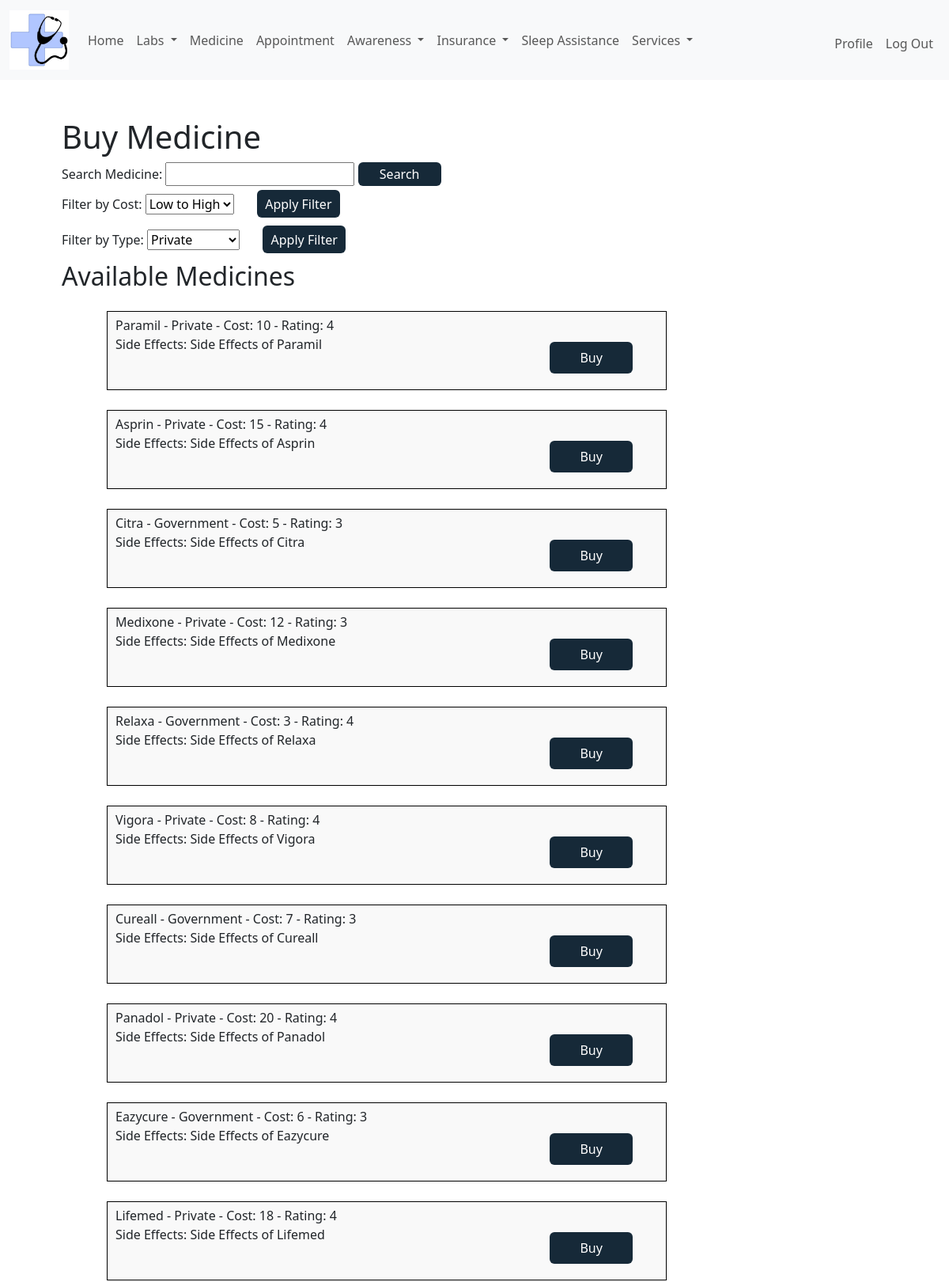
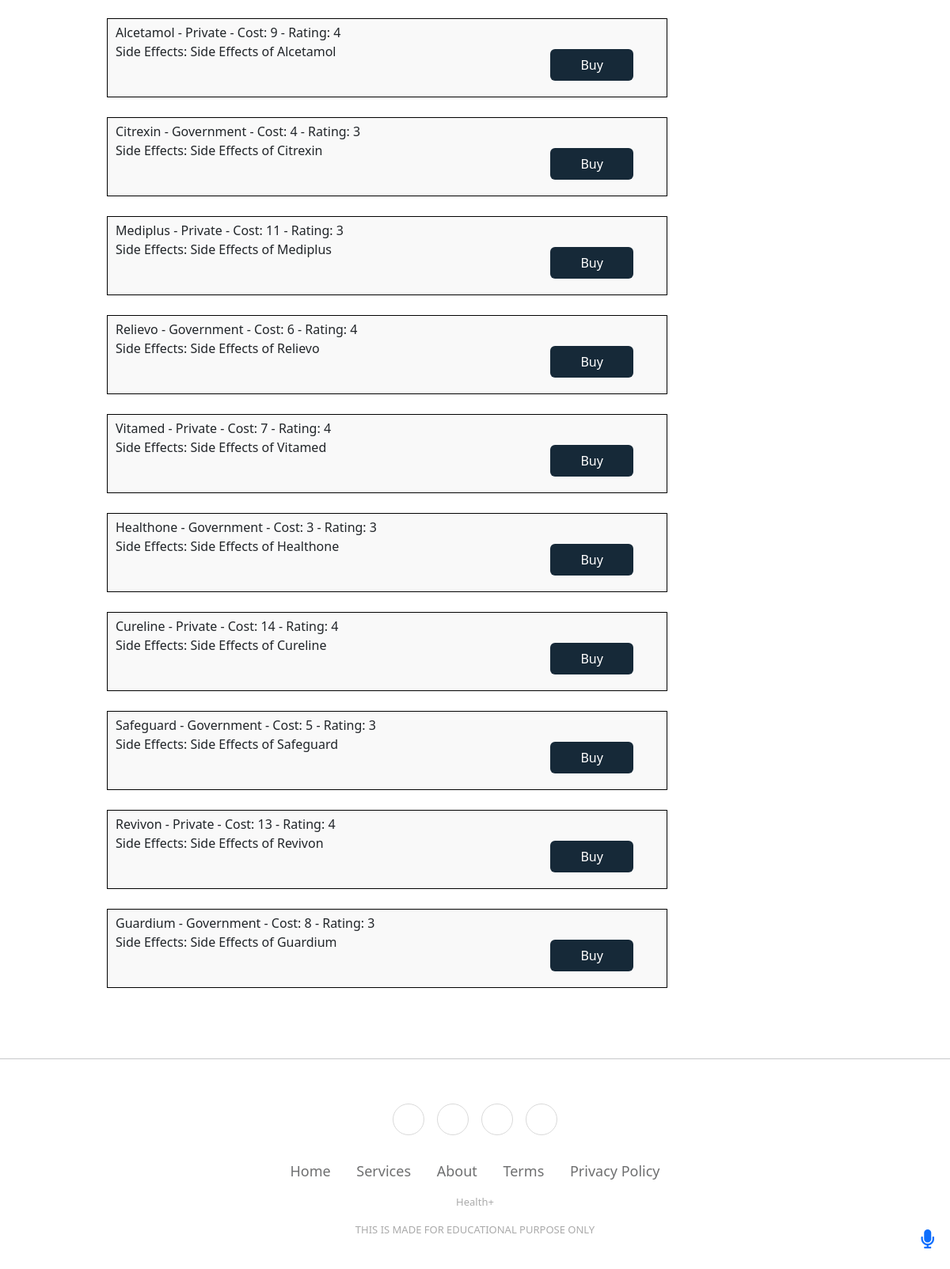
Screenshot of /medicine (signed in) with the database file from the repository (2 pictures, top to bottom).
### app.py (models this page shows)
class Medicine(db.Model):
    id = db.Column(db.Integer, primary_key=True)
    name = db.Column(db.String(100), nullable=False)
    type = db.Column(db.String(50), nullable=False)
    price = db.Column(db.Integer, nullable=False)
    description = db.Column(db.Text)
    side_effects = db.Column(db.Text)
    rating = db.Column(db.Integer)
    medicine_history = relationship('MedicineHistory', back_populates='medicine')

### app.py (the view, shortened to what this page needs)
@app.route('/medicine', methods=['GET', 'POST'])
@login_required
def medicine():
    user_id = session.get('user_id')
    search_term = request.args.get('search', '')
    cost_filter = request.args.get('cost_filter', '')
    type_filter = request.args.get('type_filter', '')
    query = Medicine.query
    if search_term:
        query = query.filter(Medicine.name.ilike(f'%{search_term}%'))
    if cost_filter == 'asc':
        query = query.order_by(Medicine.price.asc())
    elif cost_filter == 'desc':
        query = query.order_by(Medicine.price.desc())
    if type_filter:
        query = query.filter_by(type=type_filter)
    medicines = query.all()
    return render_template('medicine.html', medicines=medicines, search_term=search_term)

### app.py (called while the page is built)
def login_required(f):
    @wraps(f)
    def decorated_function(*args, **kwargs):
        if session.get("user_id") is None:
            return redirect("/login")
        return f(*args, **kwargs)
    return decorated_function

### templates/medicine.html (shortened to what this page needs)
{% extends "layout.html" %}
{% block main %}
<h1>Buy Medicine</h1>
  <form method="GET" action="/medicine">
    <label for="search">Search Medicine:</label>
    <input type="text" id="search" name="search" value="{{ search_term }}">
    <button type="submit" class="btn1">Search</button>
  </form>
  <form method="GET" action="/medicine">
    <label for="cost_filter">Filter by Cost:</label>
    <select id="cost_filter" name="cost_filter">
      <option value="asc">Low to High</option>
    </select>
    <button type="submit"class="btn2">Apply Filter</button>
  </form>
  <form method="GET" action="/medicine">
    <label for="type_filter">Filter by Type:</label>
    <select id="type_filter" name="type_filter">
      <option value="Private">Private</option>
    </select>
    <button type="submit" class="btn2">Apply Filter</button>
  </form>
  <h2>Available Medicines</h2>
  <ul class="med-list">
    {% for medicine in medicines %}
      <li class="med-item">
        {{ medicine.name }} - {{ medicine.type }} - Cost: {{ medicine.price }} - Rating: {{ medicine.rating }}
        {% if medicine.side_effects %}
          <br>Side Effects: {{ medicine.side_effects }}
        {% endif %}
        <form method="POST" action="/medicine">
          <button type="submit" class="btn">Buy</button>
        </form>
      </li>
    {% endfor %}
  </ul>
{% endblock %}

### templates/medicine.html (style rules this page uses)
.med-list { padding:none; list-style: none; }
.med-item { border: 1px solid black; padding: 5px 10px 5px 10px; width:70%; margin: 25px; font-size:1em; background-color: #f9f9f9; }
.btn { width: 105px; height: 40px; background: #162938; border:none; outline:none; border-radius: 6px; color:white; cursor: pointer; font-size: 1em; font-weight: 500; position: relative; left:80%; bottom:15px; }
.btn1 { width: 105px; height: 30px; background: #162938; border:none; outline:none; border-radius: 6px; color:white; cursor: pointer; font-size: 1em; font-weight: 500; }
.btn2 { width: 105px; height: 35px; background: #162938; border:none; outline:none; border-radius: 6px; color:white; cursor: pointer; font-size: 1em; font-weight: 500; position:relative; left:25px; margin-bottom: 10px; }

### rows the page displays
Medicine: name "Paramil", type "Private", price "10", rating "4", side_effects "Side Effects of Paramil"
Medicine: name "Asprin", type "Private", price "15", rating "4", side_effects "Side Effects of Asprin"
Medicine: name "Citra", type "Government", price "5", rating "3", side_effects "Side Effects of Citra"
Medicine: name "Medixone", type "Private", price "12", rating "3", side_effects "Side Effects of Medixone"
Medicine: name "Relaxa", type "Government", price "3", rating "4", side_effects "Side Effects of Relaxa"
Medicine: name "Vigora", type "Private", price "8", rating "4", side_effects "Side Effects of Vigora"
Medicine: name "Cureall", type "Government", price "7", rating "3", side_effects "Side Effects of Cureall"
Medicine: name "Panadol", type "Private", price "20", rating "4", side_effects "Side Effects of Panadol"
Medicine: name "Eazycure", type "Government", price "6", rating "3", side_effects "Side Effects of Eazycure"
Medicine: name "Lifemed", type "Private", price "18", rating "4", side_effects "Side Effects of Lifemed"
Medicine: name "Alcetamol", type "Private", price "9", rating "4", side_effects "Side Effects of Alcetamol"
Medicine: name "Citrexin", type "Government", price "4", rating "3", side_effects "Side Effects of Citrexin"
Medicine: name "Mediplus", type "Private", price "11", rating "3", side_effects "Side Effects of Mediplus"
Medicine: name "Relievo", type "Government", price "6", rating "4", side_effects "Side Effects of Relievo"
Medicine: name "Vitamed", type "Private", price "7", rating "4", side_effects "Side Effects of Vitamed"
Medicine: name "Healthone", type "Government", price "3", rating "3", side_effects "Side Effects of Healthone"
Medicine: name "Cureline", type "Private", price "14", rating "4", side_effects "Side Effects of Cureline"
Medicine: name "Safeguard", type "Government", price "5", rating "3", side_effects "Side Effects of Safeguard"
Medicine: name "Revivon", type "Private", price "13", rating "4", side_effects "Side Effects of Revivon"
Medicine: name "Guardium", type "Government", price "8", rating "3", side_effects "Side Effects of Guardium"
